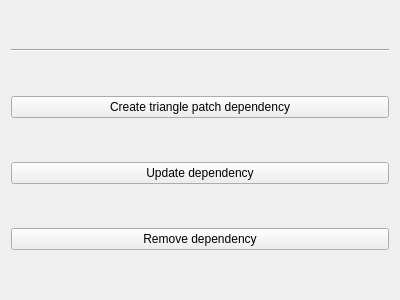
<?xml version="1.0" encoding="UTF-8"?>
<ui version="4.0">
 <class>Widget_RectanglePatchWidget</class>
 <widget class="QWidget" name="Widget_RectanglePatchWidget">
  <property name="geometry">
   <rect>
    <x>0</x>
    <y>0</y>
    <width>400</width>
    <height>300</height>
   </rect>
  </property>
  <property name="windowTitle">
   <string>Form</string>
  </property>
  <layout class="QVBoxLayout" name="verticalLayout">
   <item>
    <widget class="Line" name="line">
     <property name="sizePolicy">
      <sizepolicy hsizetype="Ignored" vsizetype="Fixed">
       <horstretch>0</horstretch>
       <verstretch>0</verstretch>
      </sizepolicy>
     </property>
     <property name="orientation">
      <enum>Qt::Horizontal</enum>
     </property>
    </widget>
   </item>
   <item>
    <widget class="QPushButton" name="pushButton">
     <property name="sizePolicy">
      <sizepolicy hsizetype="Ignored" vsizetype="Fixed">
       <horstretch>0</horstretch>
       <verstretch>0</verstretch>
      </sizepolicy>
     </property>
     <property name="text">
      <string>Create triangle patch dependency</string>
     </property>
    </widget>
   </item>
   <item>
    <widget class="QPushButton" name="pushButton_update">
     <property name="sizePolicy">
      <sizepolicy hsizetype="Ignored" vsizetype="Fixed">
       <horstretch>0</horstretch>
       <verstretch>0</verstretch>
      </sizepolicy>
     </property>
     <property name="text">
      <string>Update dependency</string>
     </property>
    </widget>
   </item>
   <item>
    <widget class="QPushButton" name="pushButton_remove">
     <property name="sizePolicy">
      <sizepolicy hsizetype="Ignored" vsizetype="Fixed">
       <horstretch>0</horstretch>
       <verstretch>0</verstretch>
      </sizepolicy>
     </property>
     <property name="text">
      <string>Remove dependency</string>
     </property>
    </widget>
   </item>
  </layout>
 </widget>
 <resources/>
 <connections/>
</ui>
